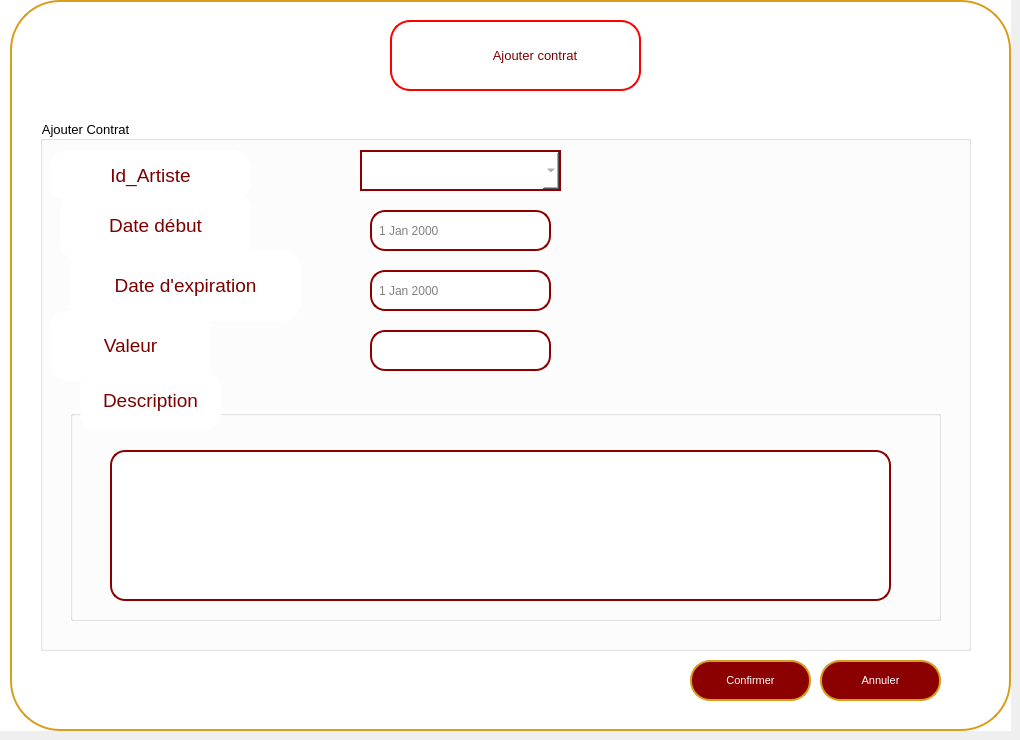
    <widget class="QWidget" name="ajoutcontratspage">
     <widget class="QWidget" name="widget_3" native="true">
      <property name="geometry">
       <rect>
        <x>0</x>
        <y>0</y>
        <width>1011</width>
        <height>731</height>
       </rect>
      </property>
      <property name="font">
       <font>
        <pointsize>10</pointsize>
       </font>
      </property>
      <property name="styleSheet">
       <string notr="true">background-color: rgb(255, 255, 255);</string>
      </property>
      <widget class="QPushButton" name="pushButton_14">
       <property name="geometry">
        <rect>
         <x>10</x>
         <y>0</y>
         <width>1001</width>
         <height>731</height>
        </rect>
       </property>
       <property name="styleSheet">
        <string notr="true">QPushButton {
    background-color: white;
    color: darkred;
    border: 2px solid rgb(215, 157, 27);
    border-radius: 50px;
    padding: 10px; 
}
</string>
       </property>
       <property name="text">
        <string/>
       </property>
      </widget>
      <widget class="QPushButton" name="pushButton_18">
       <property name="geometry">
        <rect>
         <x>690</x>
         <y>660</y>
         <width>121</width>
         <height>41</height>
        </rect>
       </property>
       <property name="font">
        <font>
         <pointsize>8</pointsize>
        </font>
       </property>
       <property name="styleSheet">
        <string notr="true">QPushButton {
    background-color: darkred;
    color: white;
    border: 2px solid rgb(215, 157, 27);
    border-radius: 20px; 
    padding: 10px; 
}

QPushButton:hover {
    background-color: rgb(215, 157, 27); 
}

QLineEdit {
    border: 2px solid darkred;
    border-radius: 15px; 
    padding: 5px; 
    color: white;
}

QLineEdit:focus {
    border: 2px solid darkred;
    border-radius: 15px; 
    padding: 5px; 
    color: white;
}
</string>
       </property>
       <property name="text">
        <string>Confirmer</string>
       </property>
      </widget>
      <widget class="QPushButton" name="retourcont2">
       <property name="geometry">
        <rect>
         <x>820</x>
         <y>660</y>
         <width>121</width>
         <height>41</height>
        </rect>
       </property>
       <property name="font">
        <font>
         <pointsize>8</pointsize>
        </font>
       </property>
       <property name="styleSheet">
        <string notr="true">QPushButton {
    background-color: darkred;
    color: white;
    border: 2px solid rgb(215, 157, 27);
    border-radius: 20px; 
    padding: 10px; 
}

QPushButton:hover {
    background-color: rgb(215, 157, 27); 
}

QLineEdit {
    border: 2px solid darkred;
    border-radius: 15px; 
    padding: 5px; 
    color: white;
}

QLineEdit:focus {
    border: 2px solid darkred;
    border-radius: 15px; 
    padding: 5px; 
    color: white;
}
</string>
       </property>
       <property name="text">
        <string>Annuler</string>
       </property>
      </widget>
      <widget class="QGroupBox" name="groupBox">
       <property name="geometry">
        <rect>
         <x>40</x>
         <y>120</y>
         <width>931</width>
         <height>531</height>
        </rect>
       </property>
       <property name="title">
        <string>Ajouter Contrat</string>
       </property>
       <widget class="QPushButton" name="pushButton_15">
        <property name="geometry">
         <rect>
          <x>20</x>
          <y>70</y>
          <width>191</width>
          <height>71</height>
         </rect>
        </property>
        <property name="font">
         <font>
          <family>MS Shell Dlg 2</family>
          <pointsize>14</pointsize>
          <weight>50</weight>
          <italic>false</italic>
          <bold>false</bold>
         </font>
        </property>
        <property name="styleSheet">
         <string notr="true">QPushButton {
    color: rgb(125, 0, 0); 
    border-radius: 20px; 
    padding: 10px; 
    transition: background-color 0.3s, color 0.3s; 
}
</string>
        </property>
        <property name="text">
         <string>Date début</string>
        </property>
        <property name="icon">
         <iconset>
          <normaloff>../../780575.png</normaloff>../../780575.png</iconset>
        </property>
        <property name="iconSize">
         <size>
          <width>100</width>
          <height>50</height>
         </size>
        </property>
       </widget>
       <widget class="QPushButton" name="pushButton_17">
        <property name="geometry">
         <rect>
          <x>30</x>
          <y>130</y>
          <width>231</width>
          <height>71</height>
         </rect>
        </property>
        <property name="font">
         <font>
          <family>MS Shell Dlg 2</family>
          <pointsize>14</pointsize>
          <weight>50</weight>
          <italic>false</italic>
          <bold>false</bold>
         </font>
        </property>
        <property name="styleSheet">
         <string notr="true">QPushButton {
    color: rgb(125, 0, 0); 
    border-radius: 20px; 
    padding: 10px; 
    transition: background-color 0.3s, color 0.3s; 
}
</string>
        </property>
        <property name="text">
         <string>Date d'expiration</string>
        </property>
        <property name="icon">
         <iconset>
          <normaloff>../../780575.png</normaloff>../../780575.png</iconset>
        </property>
        <property name="iconSize">
         <size>
          <width>100</width>
          <height>50</height>
         </size>
        </property>
       </widget>
       <widget class="QPushButton" name="pushButton_23">
        <property name="geometry">
         <rect>
          <x>10</x>
          <y>190</y>
          <width>161</width>
          <height>71</height>
         </rect>
        </property>
        <property name="font">
         <font>
          <family>MS Shell Dlg 2</family>
          <pointsize>14</pointsize>
          <weight>50</weight>
          <italic>false</italic>
          <bold>false</bold>
         </font>
        </property>
        <property name="styleSheet">
         <string notr="true">QPushButton {
    color: rgb(125, 0, 0); 
    border-radius: 20px; 
    padding: 10px; 
    transition: background-color 0.3s, color 0.3s; 
}
</string>
        </property>
        <property name="text">
         <string>Valeur</string>
        </property>
        <property name="icon">
         <iconset>
          <normaloff>../../780575.png</normaloff>../../780575.png</iconset>
        </property>
        <property name="iconSize">
         <size>
          <width>100</width>
          <height>50</height>
         </size>
        </property>
       </widget>
       <widget class="QGroupBox" name="groupBox_2">
        <property name="geometry">
         <rect>
          <x>30</x>
          <y>290</y>
          <width>871</width>
          <height>211</height>
         </rect>
        </property>
        <property name="title">
         <string/>
        </property>
        <widget class="QLineEdit" name="lineEdit_2">
         <property name="geometry">
          <rect>
           <x>40</x>
           <y>40</y>
           <width>781</width>
           <height>151</height>
          </rect>
         </property>
         <property name="styleSheet">
          <string notr="true">QLineEdit {
    border: 2px solid darkred;
    border-radius: 15px; /* Make it larger for a circular shape */
    padding: 5px; /* Adjust as needed */
    color: grey;
}

QLineEdit:focus {
    border: 2px solid darkred;
    border-radius: 15px; /* Make it larger for a circular shape */
    padding: 5px; /* Adjust as needed */
    color: grey;
}</string>
         </property>
        </widget>
       </widget>
       <widget class="QPushButton" name="pushButton_24">
        <property name="geometry">
         <rect>
          <x>40</x>
          <y>250</y>
          <width>141</width>
          <height>61</height>
         </rect>
        </property>
        <property name="font">
         <font>
          <family>MS Shell Dlg 2</family>
          <pointsize>14</pointsize>
          <weight>50</weight>
          <italic>false</italic>
          <bold>false</bold>
         </font>
        </property>
        <property name="styleSheet">
         <string notr="true">QPushButton {
    color: rgb(125, 0, 0); 
    border-radius: 20px; 
    padding: 10px; 
    transition: background-color 0.3s, color 0.3s; 
}
</string>
        </property>
        <property name="text">
         <string>Description</string>
        </property>
        <property name="icon">
         <iconset>
          <normaloff>../../780575.png</normaloff>../../780575.png</iconset>
        </property>
        <property name="iconSize">
         <size>
          <width>100</width>
          <height>50</height>
         </size>
        </property>
       </widget>
       <widget class="QDateEdit" name="dateEdit">
        <property name="geometry">
         <rect>
          <x>330</x>
          <y>90</y>
          <width>181</width>
          <height>41</height>
         </rect>
        </property>
        <property name="styleSheet">
         <string notr="true">QDateTimeEdit {
    border: 2px solid darkred;
    border-radius: 15px; 
    padding: 5px; 
    color: grey;
}

QLineEdit:focus,
QDateTimeEdit:focus {
    border: 2px solid darkred;
    border-radius: 15px; 
    padding: 5px; 
    color: grey;
}

QDateTimeEdit::up-button,
QDateTimeEdit::down-button {
    border: none; 
    background-color: transparent;
    width: 16px; 
    height: 16px; 
    subcontrol-origin: padding;
    subcontrol-position: center right;
}

QDateTimeEdit::up-button:hover,
QDateTimeEdit::down-button:hover {
    background-color: rgba(0, 0, 0, 0.1);
}

QDateTimeEdit::up-button:pressed,
QDateTimeEdit::down-button:pressed {
    background-color: rgba(0, 0, 0, 0.2);
}</string>
        </property>
       </widget>
       <widget class="QDateEdit" name="dateEdit_2">
        <property name="geometry">
         <rect>
          <x>330</x>
          <y>150</y>
          <width>181</width>
          <height>41</height>
         </rect>
        </property>
        <property name="styleSheet">
         <string notr="true">QDateTimeEdit {
    border: 2px solid darkred;
    border-radius: 15px; 
    padding: 5px; 
    color: grey;
}

QLineEdit:focus,
QDateTimeEdit:focus {
    border: 2px solid darkred;
    border-radius: 15px; 
    padding: 5px; 
    color: grey;
}

QDateTimeEdit::up-button,
QDateTimeEdit::down-button {
    border: none; 
    background-color: transparent;
    width: 16px; 
    height: 16px; 
    subcontrol-origin: padding;
    subcontrol-position: center right;
}

QDateTimeEdit::up-button:hover,
QDateTimeEdit::down-button:hover {
    background-color: rgba(0, 0, 0, 0.1);
}

QDateTimeEdit::up-button:pressed,
QDateTimeEdit::down-button:pressed {
    background-color: rgba(0, 0, 0, 0.2);
}
</string>
        </property>
       </widget>
       <widget class="QLineEdit" name="lineEdit_11">
        <property name="geometry">
         <rect>
          <x>330</x>
          <y>210</y>
          <width>181</width>
          <height>41</height>
         </rect>
        </property>
        <property name="styleSheet">
         <string notr="true">QLineEdit {
    border: 2px solid darkred;
    border-radius: 15px; /* Make it larger for a circular shape */
    padding: 5px; /* Adjust as needed */
    color: grey;
}

QLineEdit:focus {
    border: 2px solid darkred;
    border-radius: 15px; /* Make it larger for a circular shape */
    padding: 5px; /* Adjust as needed */
    color: grey;
}</string>
        </property>
        <property name="text">
         <string/>
        </property>
       </widget>
       <widget class="QPushButton" name="pushButton_11">
        <property name="geometry">
         <rect>
          <x>10</x>
          <y>30</y>
          <width>201</width>
          <height>51</height>
         </rect>
        </property>
        <property name="font">
         <font>
          <family>MS Shell Dlg 2</family>
          <pointsize>14</pointsize>
          <weight>50</weight>
          <italic>false</italic>
          <bold>false</bold>
         </font>
        </property>
        <property name="styleSheet">
         <string notr="true">QPushButton {
    color: rgb(125, 0, 0); 
    border-radius: 20px; 
    padding: 10px; 
    transition: background-color 0.3s, color 0.3s; 
}
</string>
        </property>
        <property name="text">
         <string>Id_Artiste</string>
        </property>
        <property name="icon">
         <iconset>
          <normaloff>../../780575.png</normaloff>../../780575.png</iconset>
        </property>
        <property name="iconSize">
         <size>
          <width>100</width>
          <height>50</height>
         </size>
        </property>
       </widget>
       <widget class="QComboBox" name="lineEdit_9">
        <property name="geometry">
         <rect>
          <x>320</x>
          <y>30</y>
          <width>201</width>
          <height>41</height>
         </rect>
        </property>
        <property name="styleSheet">
         <string notr="true">QComboBox {
    border: 2px solid darkred;
    border-radius: 0px;
    padding: 5px;
    color: grey;
}

QComboBox::drop-down {
     
}

QComboBox:focus {
    border: 2px solid darkred;
    border-radius: 15px;
    padding: 5px;
    color: grey;
}


</string>
        </property>
        <property name="editable">
         <bool>false</bool>
        </property>
        <property name="currentText">
         <string/>
        </property>
       </widget>
      </widget>
      <widget class="QPushButton" name="AjoutContr">
       <property name="geometry">
        <rect>
         <x>390</x>
         <y>20</y>
         <width>251</width>
         <height>71</height>
        </rect>
       </property>
       <property name="font">
        <font>
         <family>MS Shell Dlg 2</family>
         <pointsize>10</pointsize>
         <weight>50</weight>
         <italic>false</italic>
         <bold>false</bold>
        </font>
       </property>
       <property name="styleSheet">
        <string notr="true">QPushButton {
    background-color: white;
    color: rgb(125, 0, 0);
    border: 2px solid rgb(255, 0, 0); 
    border-radius: 20px; 
    padding: 10px; 
    transition: background-color 0.3s, color 0.3s; 
}
QPushButton:hover {
    background-color: rgb(215, 157, 27);
    color: white;
    border: 4px solid rgb(215, 157, 27); 
    outline: none; 
}</string>
       </property>
       <property name="text">
        <string>           Ajouter contrat</string>
       </property>
       <property name="icon">
        <iconset>
         <normaloff>../../780575.png</normaloff>../../780575.png</iconset>
       </property>
       <property name="iconSize">
        <size>
         <width>100</width>
         <height>50</height>
        </size>
       </property>
      </widget>
      <widget class="QLabel" name="label_6">
       <property name="enabled">
        <bool>true</bool>
       </property>
       <property name="geometry">
        <rect>
         <x>420</x>
         <y>30</y>
         <width>51</width>
         <height>51</height>
        </rect>
       </property>
       <property name="styleSheet">
        <string notr="true">QPushButton {
    background-color: white;
    color: rgb(125, 0, 0);
    border: 2px solid rgb(255, 0, 0); 
    border-radius: 20px; 
    padding: 10px; 
    transition: background-color 0.3s, color 0.3s; 
}
QPushButton:hover {
    background-color: rgb(215, 157, 27);
    border: 4px solid rgb(215, 157, 27); 
    outline: none; 
}</string>
       </property>
       <property name="text">
        <string/>
       </property>
       <property name="pixmap">
        <pixmap resource="src.qrc">:/src/ajoutfinale.png</pixmap>
       </property>
       <property name="scaledContents">
        <bool>true</bool>
       </property>
      </widget>
     </widget>
    </widget>
